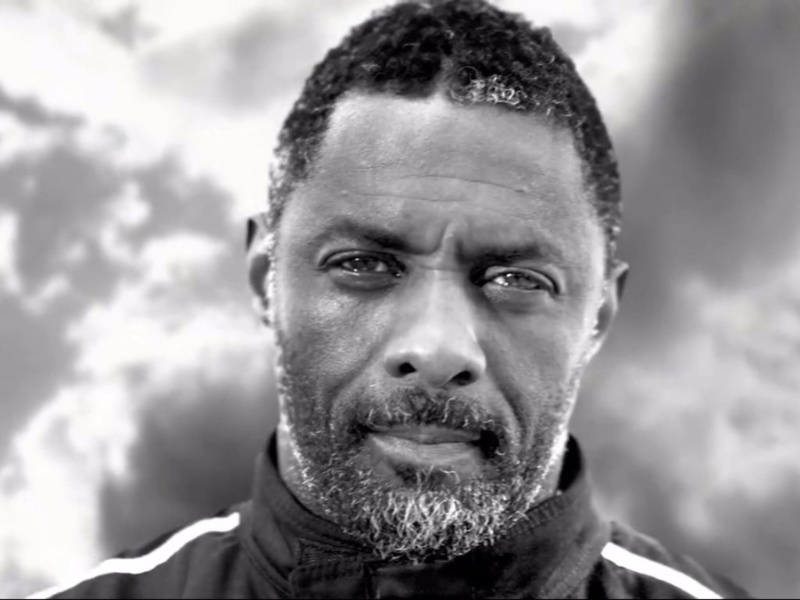
#> input picture ilumination/s3/1.jpg, 800 x 600 px; its folder holds only this picture in this run
$ python ilumination-fix.py
#> lines starting #> are read from the running program, lines starting #| are printed output that depends on the picture
#> further down, image is the input picture: shape (600, 800, 3); mean B, G, R 152.6, 150.2, 152.1
import cv2

#import OpenCV module
import cv2
#import os module for reading training data directories and paths
import os

def useCLAHE(img):
    #cv2.imshow("img",img)

    lab= cv2.cvtColor(img, cv2.COLOR_BGR2LAB)
#> lab: shape (600, 800, 3); mean of channels 0, 1, 2 156.2, 129, 127.1
    #cv2.imshow("lab",lab)

    l, a, b = cv2.split(lab)
    #cv2.imshow('l_channel', l)
    #cv2.imshow('a_channel', a)
    #cv2.imshow('b_channel', b)

    #-----Applying CLAHE to L-channel-------------------------------------------
    clahe = cv2.createCLAHE(clipLimit=3.0, tileGridSize=(8,8))
    cl = clahe.apply(l)
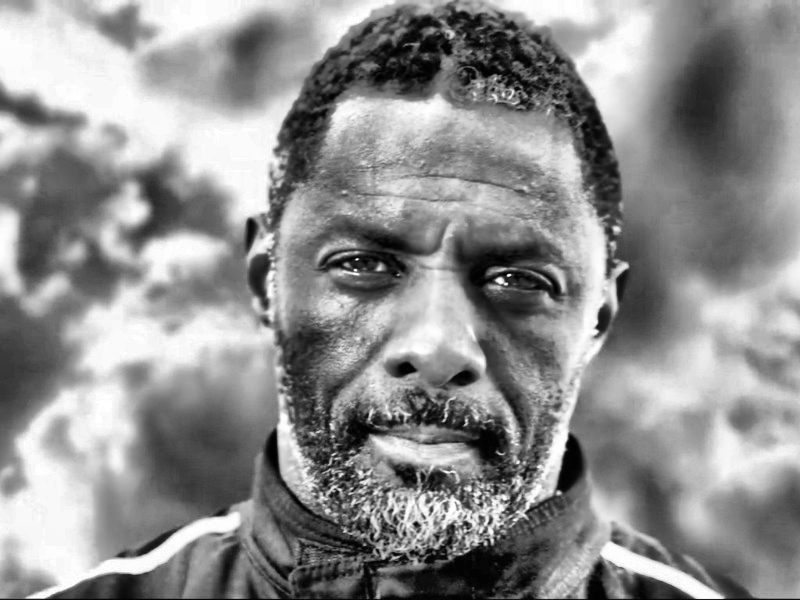
#> cl: shape (600, 800); min 0, max 255, mean 142.9
    #cv2.imshow('CLAHE output', cl)

    #-----Merge the CLAHE enhanced L-channel with the a and b channel-----------
    limg = cv2.merge((cl,a,b))
#> limg: shape (600, 800, 3); mean of channels 0, 1, 2 142.9, 129, 127.1
    #cv2.imshow('limg', limg)

    #-----Converting image from LAB Color model to RGB model--------------------
    final = cv2.cvtColor(limg, cv2.COLOR_LAB2BGR)
    #cv2.imshow('final', final)
    return cl


# Path of the files that you want to resize
path = "ilumination/s3/"
path_content = os.listdir(path)

for image_name in path_content:
    print (image_name)
    image_path  = path + '/' + image_name
    image = cv2.imread(image_path)
    final = useCLAHE(image)
    # resized_image = cv2.resize(image, (800, 600))
    # cv2.waitKey(0)

    cv2.imwrite(image_path, final)

$ run again, on ilumination/s3/14.jpg
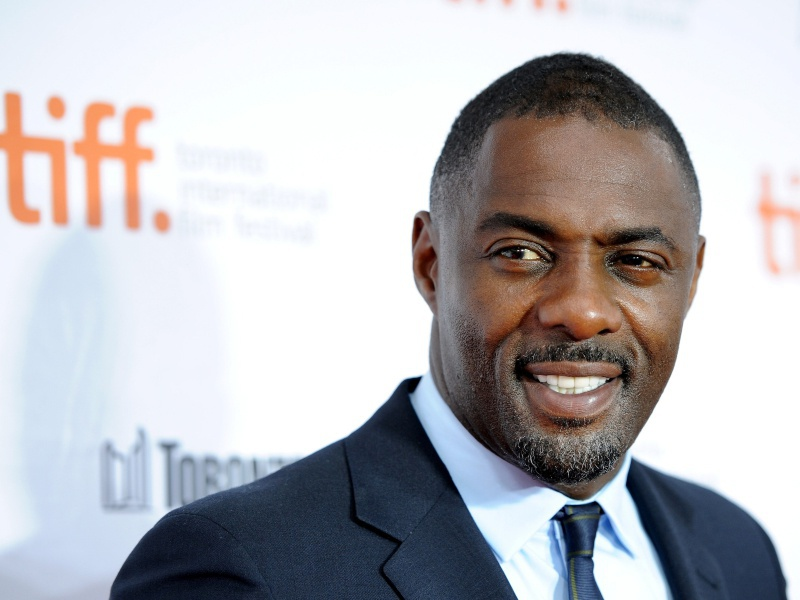
#> input picture ilumination/s3/14.jpg, 800 x 600 px
#> image is the input picture: shape (600, 800, 3); mean B, G, R 186.7, 182.7, 183.5
#> lab: shape (600, 800, 3); mean of channels 0, 1, 2 186.2, 129.9, 126.2
#> in useCLAHE, `l, a, b = cv2.split(lab)`:
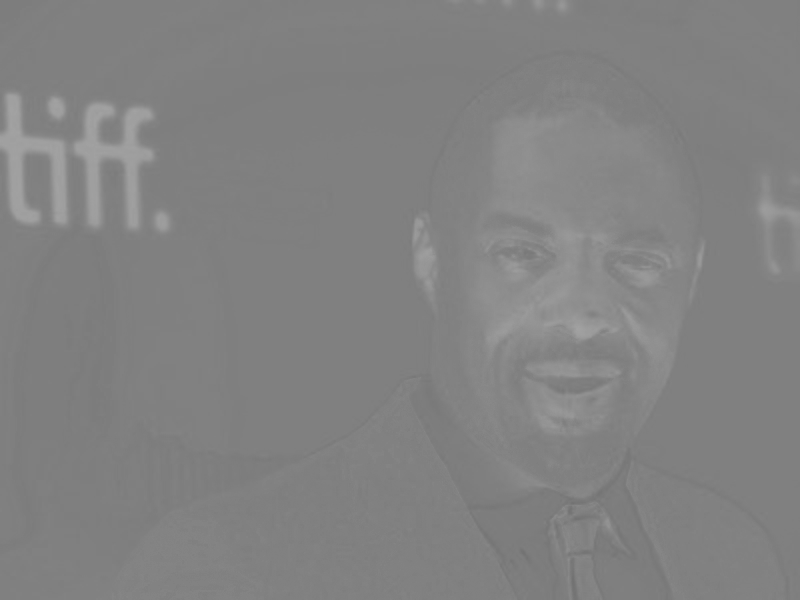
#> a: shape (600, 800); min 114, max 163, mean 129.9
#> limg: shape (600, 800, 3); mean of channels 0, 1, 2 185.6, 129.9, 126.2
#> in useCLAHE, `final = cv2.cvtColor(limg, cv2.COLOR_LAB2BGR)`:
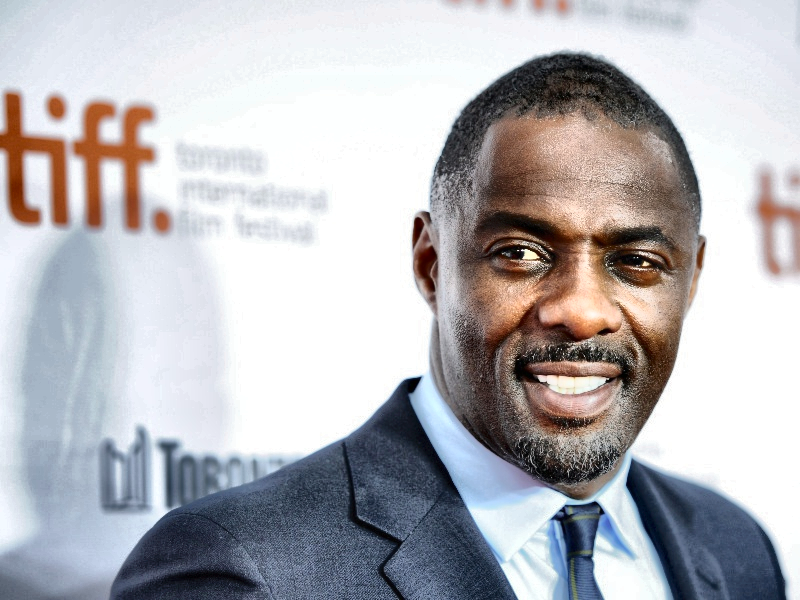
#> final: shape (600, 800, 3); mean B, G, R 185.3, 181.2, 181.9

$ run again, on ilumination/s3/15.jpg
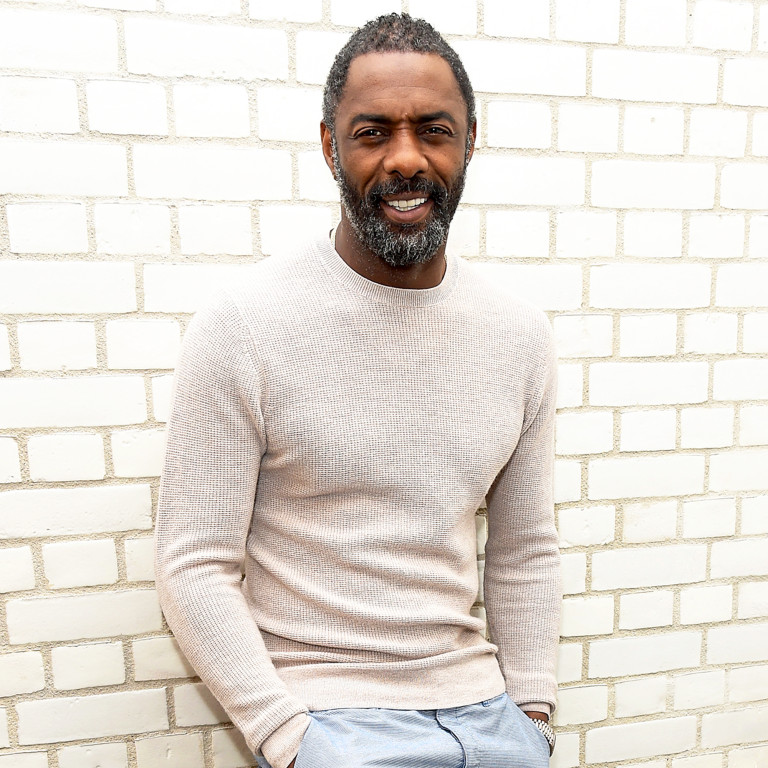
#> input picture ilumination/s3/15.jpg, 768 x 768 px
#> image is the input picture: shape (768, 768, 3); mean B, G, R 215.9, 222.7, 228.9
#> lab: shape (768, 768, 3); mean of channels 0, 1, 2 226.3, 129.2, 132.3
#> in useCLAHE, `l, a, b = cv2.split(lab)`:
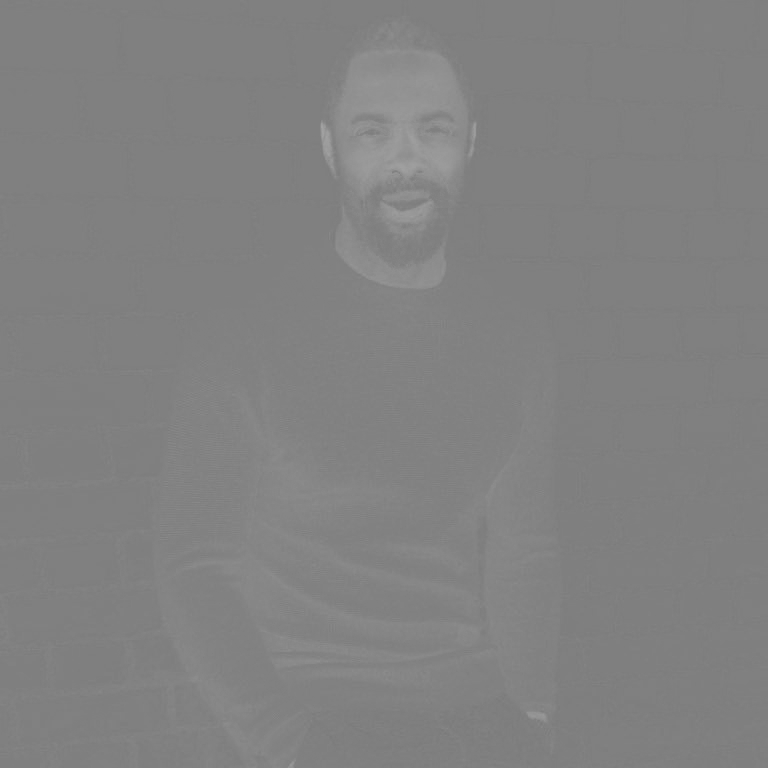
#> a: shape (768, 768); min 122, max 163, mean 129.2
#> limg: shape (768, 768, 3); mean of channels 0, 1, 2 197.6, 129.2, 132.3
#> in useCLAHE, `final = cv2.cvtColor(limg, cv2.COLOR_LAB2BGR)`:
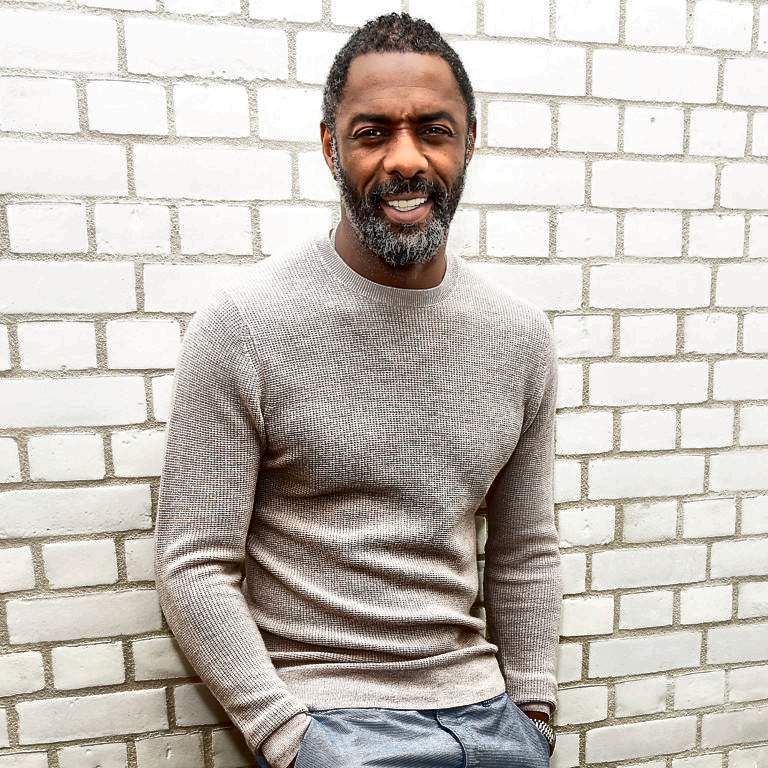
#> final: shape (768, 768, 3); mean B, G, R 186.4, 193, 198.8

$ run again, on ilumination/s3/16.jpg
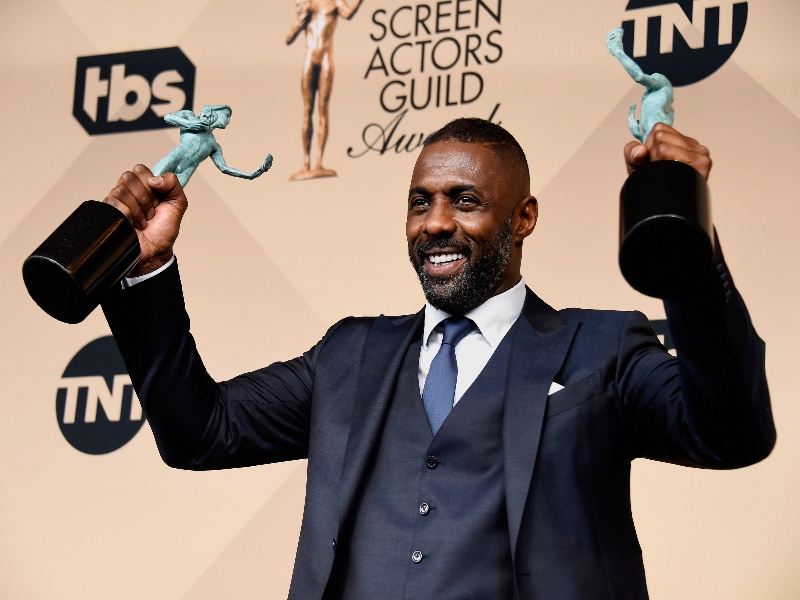
#> input picture ilumination/s3/16.jpg, 800 x 600 px
#> image is the input picture: shape (600, 800, 3); mean B, G, R 116.4, 127, 144.9
#> lab: shape (600, 800, 3); mean of channels 0, 1, 2 134.1, 133.3, 135.6
#> in useCLAHE, `cl = clahe.apply(l)`:
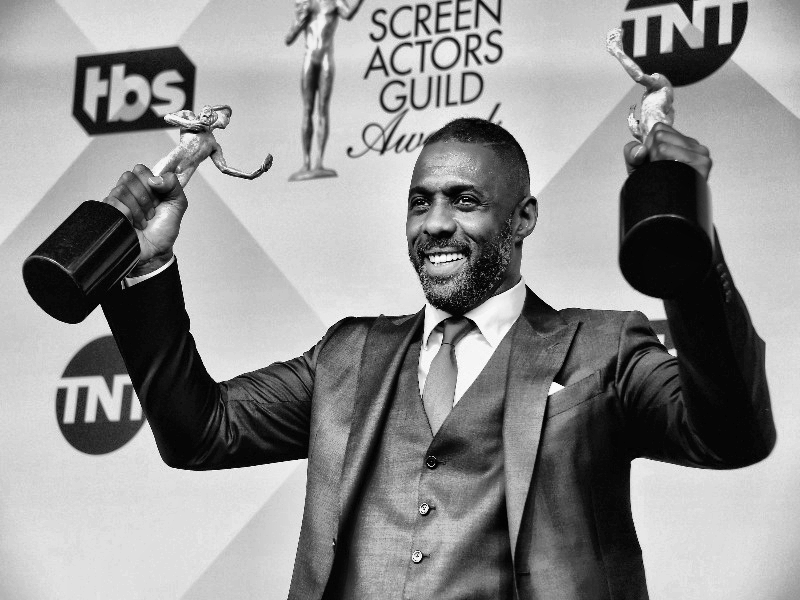
#> cl: shape (600, 800); min 0, max 255, mean 143.7
#> limg: shape (600, 800, 3); mean of channels 0, 1, 2 143.7, 133.3, 135.6
#> in useCLAHE, `final = cv2.cvtColor(limg, cv2.COLOR_LAB2BGR)`:
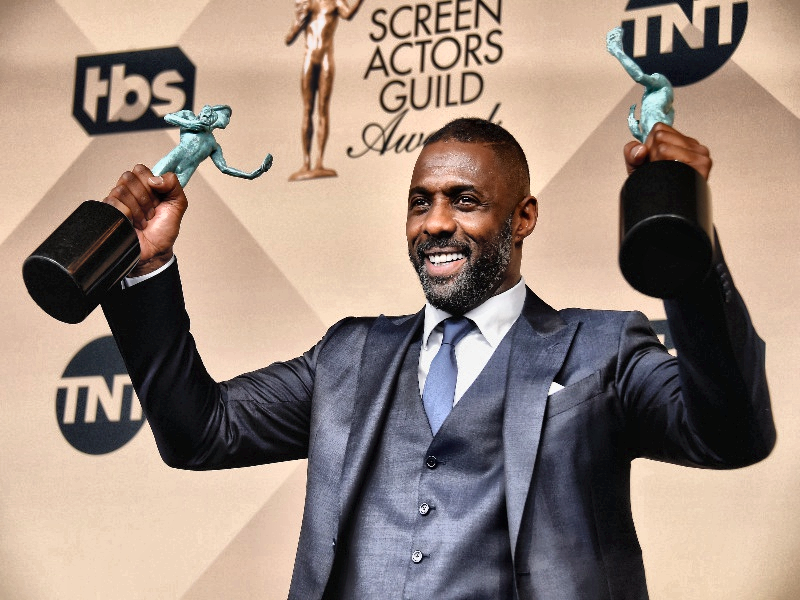
#> final: shape (600, 800, 3); mean B, G, R 125.6, 136, 153.9

$ run again, on ilumination/s3/11.jpg
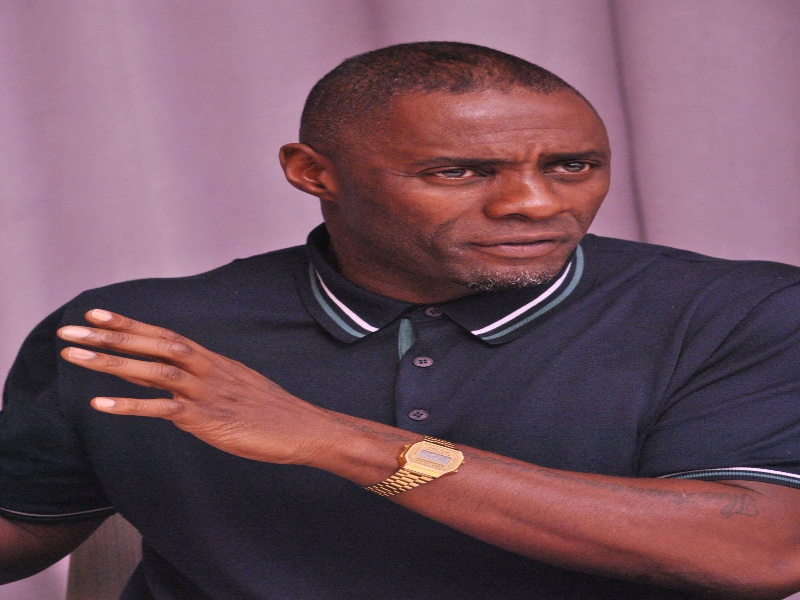
#> input picture ilumination/s3/11.jpg, 800 x 600 px
#> image is the input picture: shape (600, 800, 3); mean B, G, R 93.4, 80.9, 112.6
#> lab: shape (600, 800, 3); mean of channels 0, 1, 2 95.5, 143.4, 126.2
#> in useCLAHE, `l, a, b = cv2.split(lab)`:
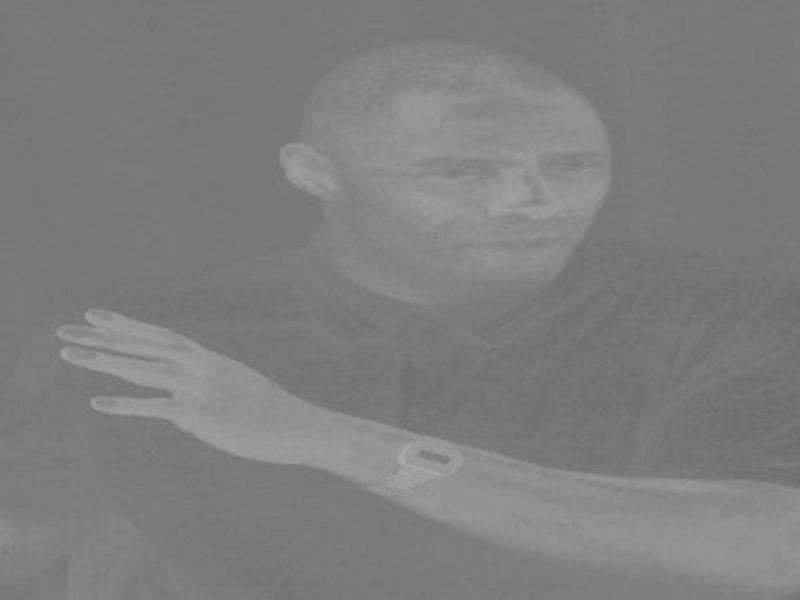
#> b: shape (600, 800); min 102, max 173, mean 126.2
#> limg: shape (600, 800, 3); mean of channels 0, 1, 2 117.3, 143.4, 126.2
#> in useCLAHE, `final = cv2.cvtColor(limg, cv2.COLOR_LAB2BGR)`:
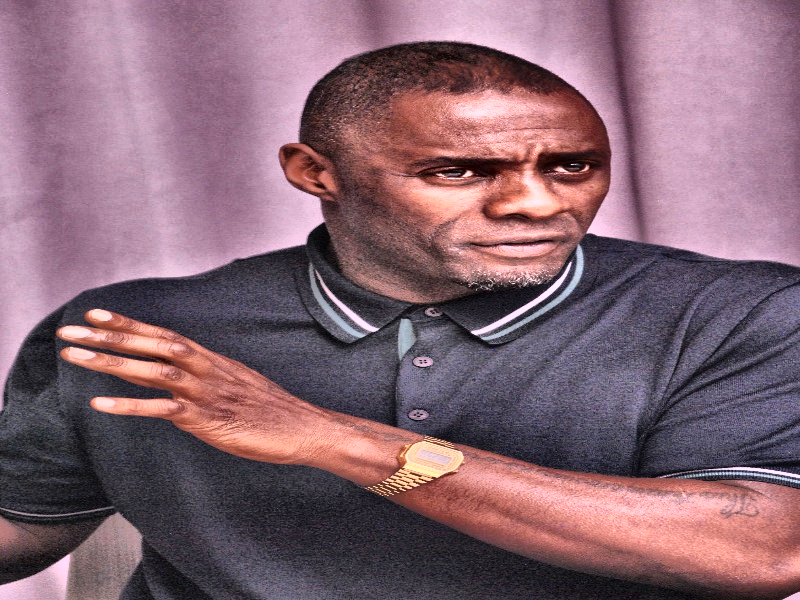
#> final: shape (600, 800, 3); mean B, G, R 114.6, 102, 134.2
